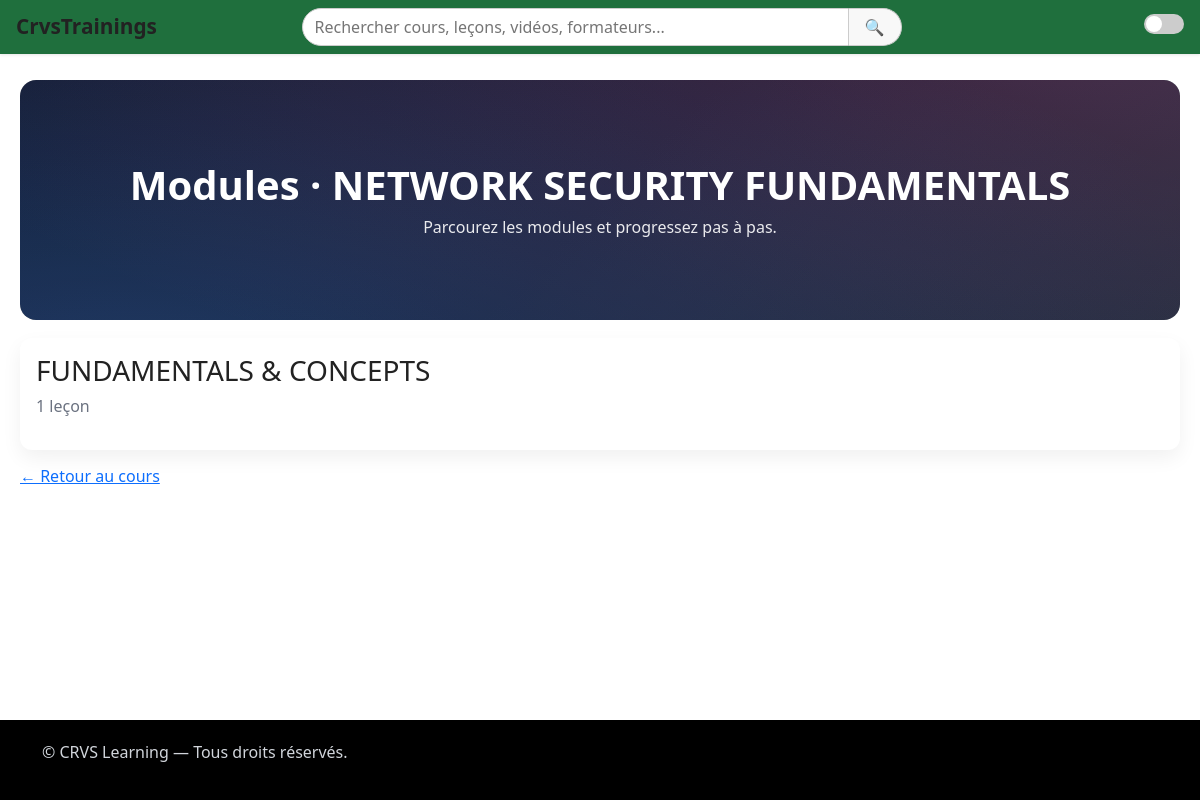
The app's page /accueil/1/modules/ (signed in) with its own data.
### courses/models.py (models this page shows, shortened)
class Course(models.Model):
    title = models.CharField(max_length=255)
    description = models.TextField()
    category = models.ForeignKey(Category, on_delete=models.SET_NULL, null=True, blank=True)
    thumbnail = models.ImageField(upload_to='course/thumbnails/', null=True, blank=True)
    language = models.CharField(
        max_length=10,
        choices=[('fr', 'Français'), ('en', 'English')],
        default='fr'
    )
    created_by = models.ForeignKey(
        settings.AUTH_USER_MODEL,
        on_delete=models.CASCADE,
        related_name='courses'
    )
    created_at = models.DateTimeField(auto_now_add=True)

class Module(models.Model):
    LEVEL_CHOICES = [
        ('beginner', 'Débutant'),
        ('intermediate', 'Intermédiaire'),
        ('advanced', 'Avancé'),
    ]
    course = models.ForeignKey(Course, on_delete=models.CASCADE, related_name='modules')
    title = models.CharField(max_length=255)
    description = models.TextField(blank=True, null=True)
    level = models.CharField(max_length=20, choices=LEVEL_CHOICES, default='beginner')  # Niveau ici
    order = models.PositiveIntegerField(default=1)
    class Meta:
        ordering = ['order']

### courses/views.py (the view)
# urls.py: path('<int:course_id>/modules/', views.module_list, name='module_list'),
@login_required
def module_list(request, course_id):
    course = get_object_or_404(Course, id=course_id)
    is_enrolled = Enrollment.objects.filter(user=request.user, course=course).exists()
    if not is_enrolled:
        messages.error(request, "Vous devez être inscrit pour accéder aux modules.")
        return redirect('courses:course_detail', course_id=course.id)
    modules = course.modules.all()
    return render(request, 'courses/module_list.html', {
        'course': course,
        'modules': modules,
    })

### users/models.py (called while the page is built)
    def get_unread_messages(self):
        if hasattr(self, 'received_messages'):
            return self.received_messages.filter(read=False)
        return self.receivedmessage_set.filter(read=False)

    def get_unread_messages_count(self):
        return self.get_unread_messages().count()

### courses/templates/courses/module_list.html (shortened to what this page needs)
{% extends "base.html" %}
{% block content %}
<section class="ml-hero">
  <div class="ml-backdrop"></div>
  <div class="ml-inner">
    <h1>Modules · {{ course.title }}</h1>
    <p>Parcourez les modules et progressez pas à pas.</p>
  </div>
  <div class="ml-gradient"></div>
</section>
<div class="ml-grid">
  {% for module in modules %}
    <a class="ml-card" href="{% url 'courses:module_detail' course.id module.id %}">
      <div class="ml-card-inner">
        <h3>{{ module.title }}</h3>
        <p class="muted">{{ module.lessons.count }} leçon{{ module.lessons.count|pluralize }}</p>
      </div>
    </a>
  {% empty %}
    <p class="muted">Aucun module disponible.</p>
  {% endfor %}
</div>
<p style="margin-top:14px"><a href="{% url 'courses:course_detail' course.id %}">← Retour au cours</a></p>
{% endblock %}

### templates/base.html (style rules this page uses)
*, *::before, *::after { box-sizing: border-box; }
body { margin: 0; padding: 0; font-family: 'Segoe UI', Tahoma, Geneva, Verdana, sans-serif; background-color: var(--bg); color: var(--text); transition: background-color 0.5s ease, color 0.5s ease; overflow-x: hidden; }
:root { --bg: #ffffff; --text: #222222; --primary: #3f51b5; --secondary: #f50057; --nav-bg: #f9f9f9; --btn-bg: var(--primary); --btn-text: #fff; }

### courses/templates/courses/module_list.html (style rules this page uses)
.ml-hero { position:relative;height:30vh;border-radius:16px;overflow:hidden;display:grid;place-items:center;margin:0 0 18px 0 }
.ml-backdrop { position:absolute;inset:0;background:linear-gradient(135deg,#0f172a,#111827,#1f2937) }
.ml-gradient { position:absolute;inset:0;background:radial-gradient(1200px 400px at 10% 120%, rgba(59,130,246,.28),transparent),radial-gradient(1200px 400px at 90% -20%, rgba(236,72,153,.22),transparent);mix-blend-mode:screen }
.ml-inner { position:relative;z-index:1;text-align:center;color:#fff;padding:0 22px }
.ml-inner h1 { margin:0 0 6px 0;font-size:clamp(24px,5vw,40px);font-weight:800 }
.ml-inner p { margin:0;opacity:.9 }
.ml-grid { display:grid;grid-template-columns:repeat(auto-fit,minmax(260px,1fr));gap:16px }
.ml-card { display:block;text-decoration:none;color:inherit;background:#fff;border-radius:12px;box-shadow:0 8px 20px rgba(0,0,0,.06);transition:transform .25s ease, box-shadow .25s ease }
.ml-card-inner { padding:16px }
.ml-card h3 { margin:0 0 6px 0 }
.muted { color:#6b7280 }

### records on screen
Course: title "NETWORK SECURITY FUNDAMENTALS"
Module: title "FUNDAMENTALS & CONCEPTS", lessons.count "1"
